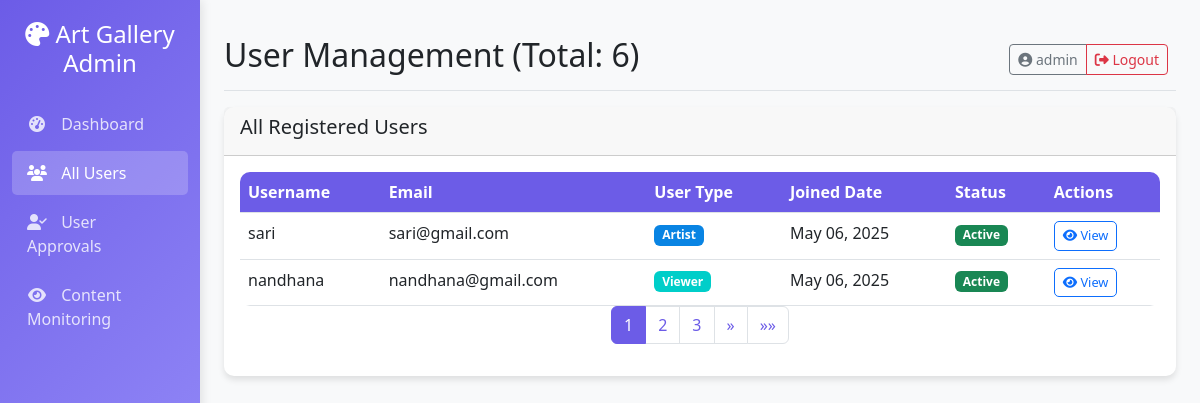
Page /admin_all_users/ (signed in) on the earlier database version.
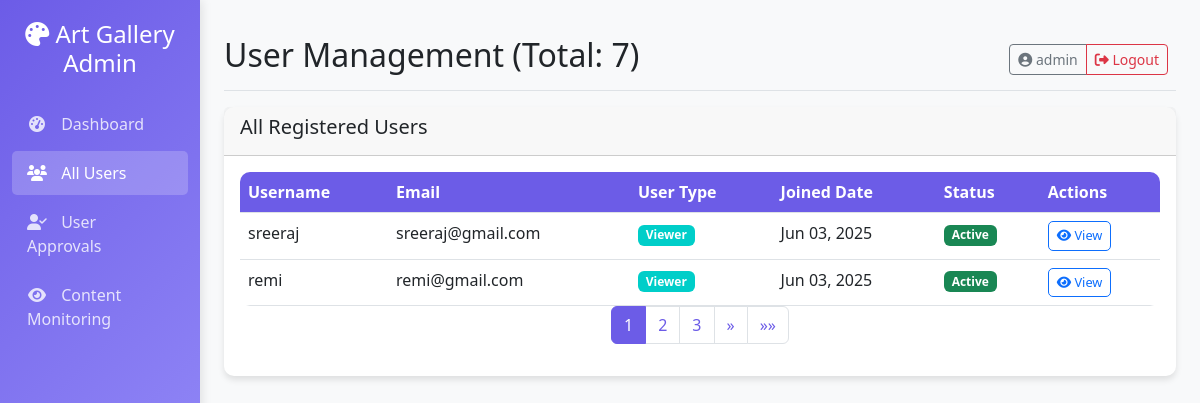
Same page on the later database version.
### Art/models.py (models this page shows, shortened)
class User(AbstractUser):
    USER_TYPE_CHOICES = (
        ('artist', 'Artist'),
        ('viewer', 'Viewer')
    )
    user_type = models.CharField(max_length=10, choices=USER_TYPE_CHOICES)
    bio = models.TextField(blank=True)
    profile_picture = models.ImageField(upload_to='profiles/', blank=True)
    website = models.URLField(blank=True)
    created_at = models.DateTimeField(auto_now_add=True)
    class Meta:
        permissions = [
            ("approve_user", "Can approve/reject user accounts"),
            ("manage_content", "Can moderate content")
        ]

### Art/views.py (the view)
# urls.py: path('admin_all_users/', views.all_users, name='admin_all_users'),
@login_required(login_url='login')
def all_users(request):
    users = User.objects.all().order_by('-date_joined')
    paginator = Paginator(users, 2)
    page_number = request.GET.get('page')
    page_obj = paginator.get_page(page_number)
    return render(request, 'adminT/all_users.html', {
        'page_obj': page_obj,
        'total_users': users.count()
    })

### Art/templates/adminT/all_users.html (shortened to what this page needs)
{% extends 'adminT/admin_base.html' %}
{% block heading %}User Management (Total: {{ total_users }}){% endblock %}
{% block content %}
<div class="card">
    <div class="card-header">
        <div class="d-flex justify-content-between align-items-center">
            <h5>All Registered Users</h5>
        </div>
    </div>
    <div class="card-body">
        <div class="table-responsive">
            <table class="table table-hover">
                <thead>
                    <tr>
                        <th>Username</th>
                        <th>Email</th>
                        <th>User Type</th>
                        <th>Joined Date</th>
                        <th>Status</th>
                        <th>Actions</th>
                    </tr>
                </thead>
                <tbody>
                    {% for user in page_obj %}
                    <tr>
                        <td>{{ user.username }}</td>
                        <td>{{ user.email }}</td>
                        <td>
                            <span class="badge {% if user.user_type == 'artist' %}badge-artist{% else %}badge-viewer{% endif %}">
                                {{ user.get_user_type_display }}
                            </span>
                        </td>
                        <td>{{ user.date_joined|date:"M d, Y" }}</td>
                        <td>
                            {% if user.is_active %}
                                <span class="badge bg-success">Active</span>
                            {% else %}
                                <span class="badge bg-warning">Pending</span>
                            {% endif %}
                        </td>
                        <td>
                            <a href="#" class="btn btn-sm btn-outline-primary action-btn" data-bs-toggle="modal" data-bs-target="#userModal{{ user.id }}">
                                <i class="fas fa-eye"></i> View
                            </a>
                        </td>
                    </tr>
                    {% endfor %}
                </tbody>
            </table>
        </div>
        <nav aria-label="Page navigation">
            <ul class="pagination justify-content-center">
                {% for num in page_obj.paginator.page_range %}
                    {% if page_obj.number == num %}
                        <li class="page-item active">
                            <a class="page-link" style="color: white;" href="?page={{ num }}">{{ num }}</a>
                        </li>
                    {% elif num > page_obj.number|add:'-3' and num < page_obj.number|add:'3' %}
                        <li class="page-item">
                            <a class="page-link"  href="?page={{ num }}">{{ num }}</a>
                        </li>
                    {% endif %}
                {% endfor %}
                {% if page_obj.has_next %}
                    <li class="page-item">
                        <a class="page-link" href="?page={{ page_obj.next_page_number }}" aria-label="Next">
                            <span aria-hidden="true">&raquo;</span>
                        </a>
                    </li>
                    <li class="page-item">
                        <a class="page-link" href="?page={{ page_obj.paginator.num_pages }}" aria-label="Last">
                            <span aria-hidden="true">&raquo;&raquo;</span>
                        </a>
                    </li>
                {% endif %}
            </ul>
        </nav>
    </div>
</div>
{% endblock %}

Differences in the rows shown:
no longer on this page (row edited): User: username "nandhana", email "nandhana@gmail.com", user_type "Viewer", date_joined "May 06, 2025", is_active "Active"
added User: username "sreeraj", email "sreeraj@gmail.com", user_type "Viewer", date_joined "Jun 03, 2025", is_active "Active"
changed User: username "sari" → "remi"; email "sari@gmail.com" → "remi@gmail.com"; user_type "Artist" → "Viewer"; date_joined "May 06, 2025" → "Jun 03, 2025"
Other differences:
{{ total_users }}: "6" → "7"
